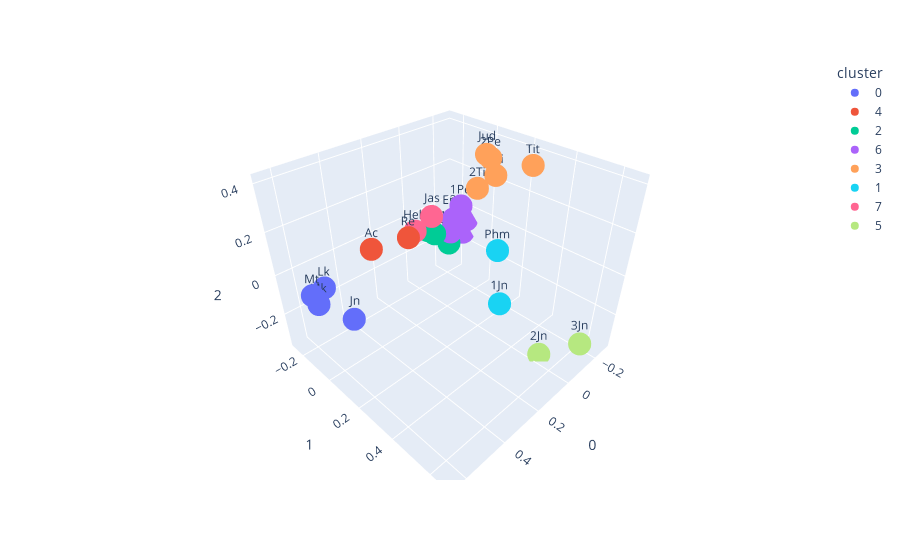

The cell this chart's notebook holds for it:
### Code cell
from sklearn.manifold import TSNE, SpectralEmbedding, MDS
from sklearn.decomposition import PCA
import plotly.express as px

pca = PCA(n_components=3)
projections = pca.fit_transform(tf_idf_counter)


fig = px.scatter_3d(
    projections,
    x=0, y=1, z=2,
    color=clustered_matrix.label.astype(str),
    labels={'color': 'cluster'},
    text=clustered_matrix.book
)
fig.update_traces(marker_size=8)
fig.show()

### Figure 1 — Plotly figure (JSON) as saved in the notebook; plotly's stock layout.template omitted (floating-point values rounded to 4 significant figures)
{"data": [{"hovertemplate": "cluster=0<br>0=%{x}<br>1=%{y}<br>2=%{z}<br>text=%{text}<extra></extra>", "legendgroup": "0", "marker": {"color": "#636efa", "size": 8, "symbol": "circle"}, "mode": "markers+text", "name": "0", "scene": "scene", "showlegend": true, "text": ["Mt", "Mk", "Lk", "Jn"], "type": "scatter3d", "x": [0.6463, 0.6325, 0.5791, 0.5424], "y": [-0.06664, -0.05574, -0.0915, 0.03209], "z": [0.007827, -0.037, -0.005395, -0.112]}, {"hovertemplate": "cluster=4<br>0=%{x}<br>1=%{y}<br>2=%{z}<br>text=%{text}<extra></extra>", "legendgroup": "4", "marker": {"color": "#EF553B", "size": 8, "symbol": "circle"}, "mode": "markers+text", "name": "4", "scene": "scene", "showlegend": true, "text": ["Ac", "Re"], "type": "scatter3d", "x": [0.3104, 0.2971], "y": [-0.1395, 0.09227], "z": [0.02742, 0.1796]}, {"hovertemplate": "cluster=2<br>0=%{x}<br>1=%{y}<br>2=%{z}<br>text=%{text}<extra></extra>", "legendgroup": "2", "marker": {"color": "#00cc96", "size": 8, "symbol": "circle"}, "mode": "markers+text", "name": "2", "scene": "scene", "showlegend": true, "text": ["Ro", "1Co", "2Co", "Ga"], "type": "scatter3d", "x": [-0.1224, -0.09271, -0.1866, -0.1157], "y": [-0.2603, -0.2019, -0.1784, -0.2063], "z": [-0.1151, -0.08159, -0.18, -0.1076]}, {"hovertemplate": "cluster=6<br>0=%{x}<br>1=%{y}<br>2=%{z}<br>text=%{text}<extra></extra>", "legendgroup": "6", "marker": {"color": "#ab63fa", "size": 8, "symbol": "circle"}, "mode": "markers+text", "name": "6", "scene": "scene", "showlegend": true, "text": ["Eph", "Php", "Col", "1Th", "2Th", "1Pe"], "type": "scatter3d", "x": [-0.2421, -0.2773, -0.2738, -0.2134, -0.2569, -0.231], "y": [-0.2019, -0.1682, -0.1428, -0.1932, -0.1693, -0.1402], "z": [-0.07313, -0.1504, -0.06723, -0.1327, -0.04905, 0.02787]}, {"hovertemplate": "cluster=3<br>0=%{x}<br>1=%{y}<br>2=%{z}<br>text=%{text}<extra></extra>", "legendgroup": "3", "marker": {"color": "#FFA15A", "size": 8, "symbol": "circle"}, "mode": "markers+text", "name": "3", "scene": "scene", "showlegend": true, "text": ["1Ti", "2Ti", "Tit", "2Pe", "Jud"], "type": "scatter3d", "x": [-0.1772, -0.1875, -0.2184, -0.09444, -0.08392], "y": [0.1098, 0.0004513, 0.2634, 0.1474, 0.134], "z": [0.2852, 0.1848, 0.3645, 0.3979, 0.4122]}, {"hovertemplate": "cluster=1<br>0=%{x}<br>1=%{y}<br>2=%{z}<br>text=%{text}<extra></extra>", "legendgroup": "1", "marker": {"color": "#19d3f3", "size": 8, "symbol": "circle"}, "mode": "markers+text", "name": "1", "scene": "scene", "showlegend": true, "text": ["Phm", "1Jn"], "type": "scatter3d", "x": [-0.2069, -0.06214], "y": [0.1207, 0.2673], "z": [-0.09705, -0.2464]}, {"hovertemplate": "cluster=7<br>0=%{x}<br>1=%{y}<br>2=%{z}<br>text=%{text}<extra></extra>", "legendgroup": "7", "marker": {"color": "#FF6692", "size": 8, "symbol": "circle"}, "mode": "markers+text", "name": "7", "scene": "scene", "showlegend": true, "text": ["Heb", "Jas"], "type": "scatter3d", "x": [0.09242, 0.05865], "y": [-0.1076, -0.03556], "z": [0.03724, 0.1261]}, {"hovertemplate": "cluster=5<br>0=%{x}<br>1=%{y}<br>2=%{z}<br>text=%{text}<extra></extra>", "legendgroup": "5", "marker": {"color": "#B6E880", "size": 8, "symbol": "circle"}, "mode": "markers+text", "name": "5", "scene": "scene", "showlegend": true, "text": ["2Jn", "3Jn"], "type": "scatter3d", "x": [-0.02687, -0.08949], "y": [0.5243, 0.6673], "z": [-0.3552, -0.2407]}], "layout": {"legend": {"title": {"text": "cluster"}, "tracegroupgap": 0}, "margin": {"t": 60}, "scene": {"domain": {"x": [0, 1], "y": [0, 1]}, "xaxis": {"title": {"text": "0"}}, "yaxis": {"title": {"text": "1"}}, "zaxis": {"title": {"text": "2"}}}}}
